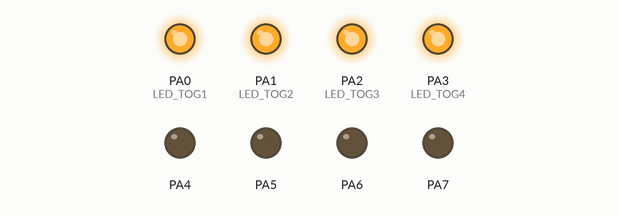
Simulated run of this program. Board: ATmega32, built with avr-gcc and emulated at 8 MHz. Shown: output pins drawn as LEDs (lit = HIGH).

Above: at 1.4 s.
At 6.9 s:
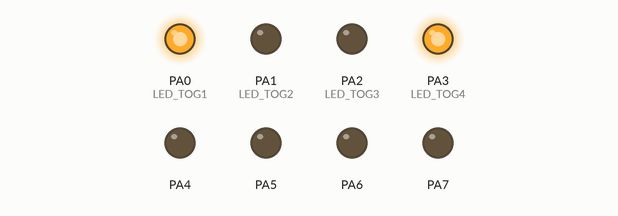
At 10.3 s:
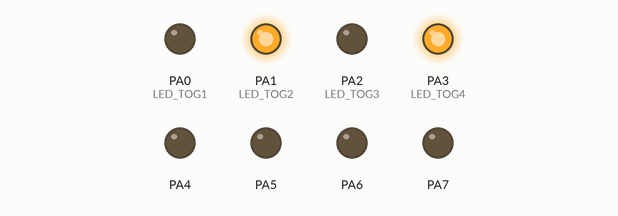
At 13.4 s:
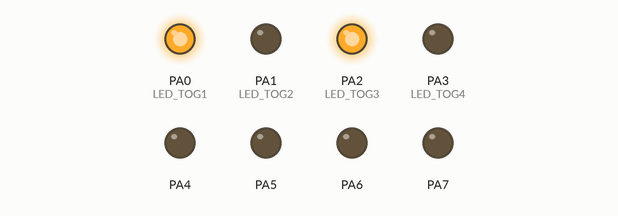
At 22.3 s:
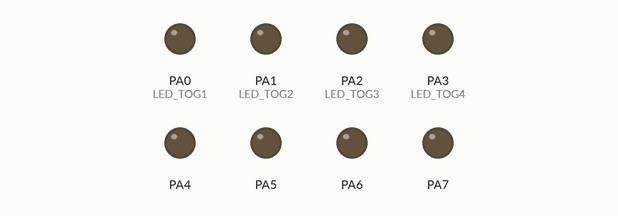
At 28.9 s:
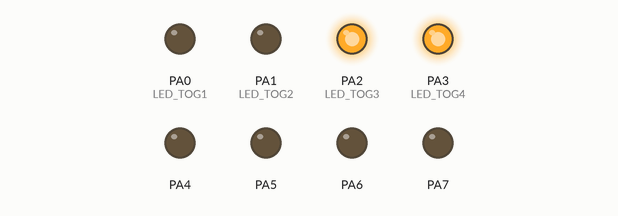
Timing chart, 0 to 31.1 s (numbered marks = the images above):
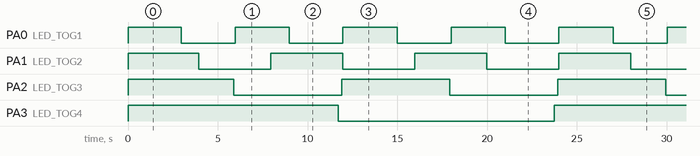

Measured:
- by itself, PA0 (LED_TOG1): alternates HIGH for 3.0 s and LOW for 3.0 s
- by itself, PA1 (LED_TOG2): alternates HIGH for 4.0 s and LOW for 4.0 s
- by itself, PA2 (LED_TOG3): alternates HIGH for 6.0 s and LOW for 6.0 s
- by itself, PA3 (LED_TOG4): alternates HIGH for 11.9 s and LOW for 12.0 s

The program:

main.c
```c
/*
 * RTOS_APP.c
 *
 * Created: 1/14/2024 9:30:22 PM
 * Author : Blu-Ray
 */


#include <avr/io.h>
#define  F_CPU 8000000UL
#include "BIT_MATH.h"
#include "STD_TYPES.h"
#include <util/delay.h>
#include "MDIO_Interface.h"
#include "MDIO_Private.h"
#include "MTimer0_Interface.h"
#include "MGIE_Interface.h"

#include "RTOS_interface.h"

void LED_TOG1(void);
void LED_TOG2(void);
void LED_TOG3(void);
void LED_TOG4(void);

u8 preload_value=123;

int main(void)
{
    /* Replace with your application code */

		RTOS_u8CreateTask(LED_TOG1,0,1,0);
	    RTOS_u8CreateTask(LED_TOG2,1, 2,0);
	    RTOS_u8CreateTask(LED_TOG3,2, 4,0);
	    RTOS_u8CreateTask(LED_TOG4,3,10,0);


	MDIO_VoidSetPortDirection(PORTA,0xff);


		MDIO_VoidSetPinValue(PORTA,0,1);
		MDIO_VoidSetPinValue(PORTA,1,1);
		MDIO_VoidSetPinValue(PORTA,2,1);
		MDIO_VoidSetPinValue(PORTA,3,1);

	MTimer0_VoidSetTCNT(123);
	MTimer0_VoidInitOV();
	MTimer0_ViodEnableTimer();

	MGIE_VoidEnable();


      RTOS_voidStartOS();
    while (1)
    {
    }
}

void LED_TOG1(void){
	static u8 OV_counter=0;
	OV_counter++;
	if(OV_counter==31)
	{
		TCNT0=preload_value;
		OV_counter=0;
		MDIO_VoidTogglePin(PORTA,0);
	}
}

void LED_TOG2(void){
   static u8 OV_counter=0;
   OV_counter++;
   if(OV_counter==31)
   {
	TCNT0=preload_value;
	OV_counter=0;
	MDIO_VoidTogglePin(PORTA,1);
   }
}

void LED_TOG3(void){
	static u8 OV_counter=0;
	OV_counter++;
	if(OV_counter==31)
	{
		TCNT0=preload_value;
		OV_counter=0;
		MDIO_VoidTogglePin(PORTA,2);
	}
}

void LED_TOG4(void){
	static u8 OV_counter=0;
	OV_counter++;
	if(OV_counter==31)
	{
		TCNT0=preload_value;
		OV_counter=0;
		MDIO_VoidTogglePin(PORTA,3);
	}
}
```

MDIO_Interface.h
```c
#ifndef MDIO_Interface_H_
#define MDIO_Interface_H_
#include"STD_TYPES.h"
/******************************************
defining set pin direction to set direction of pin.
this function takes the port name, pin number and the direction assigned
*******************************************/
void MDIO_VoidSetPinDirection (u8 Copy_U8Port,u8 Copy_U8Pin,u8 Copy_U8Direction);
/*********************************************
defining get pin fuction to get the value of pin.
this  function takes port name and pin number
**********************************************/
u8 MDIO_U8GetPinValue(u8 Copy_U8Port,u8 Copy_U8Pin);
/***********************************************
defining set pin value to set value of specific pin
this function takes the port name, pin number and value assigned to this pin
**************************************************/
void MDIO_VoidSetPinValue (u8 Copy_U8Port,u8 Copy_U8pin,u8 Copy_U8Value);
/**************************************************
defining set port direction to set the direction of specific port
this function takes the port name and its direction
****************************************************/
void MDIO_VoidSetPortDirection (u8 Copy_U8Port,u8 Copy_U8Direction);
/**************************************************
defining set port value to set the value of specific port
this function takes the port name and the value assigned to it
**************************************************/
void MDIO_VoidSetPortValue (u8 Copy_U8Port,u8 Copy_U8Value);
/**************************************************
defining toggle pin fuction to toggle value in specific pin of any port
this function takes the port name and pin number
****************************************************/
void MDIO_VoidTogglePin(u8 Copy_U8Port,u8 Copy_U8Pin);
#endif
```

MDIO_Program.c
```c
#include "STD_TYPES.h"
#include "BIT_MATH.h"

#include "MDIO_Interface.h"
#include "MDIO_Private.h"


void MDIO_VoidSetPinDirection (u8 Copy_U8Port,u8 Copy_U8Pin,u8 Copy_U8Direction)
{
	if (DIRECTION_OUT==Copy_U8Direction)
	{
		switch(Copy_U8Port)
		{
			case PORTA:
			{
				SET_BIT(DDRA_REG,Copy_U8Pin);
				break;
			}
			case PORTB:
			{
				SET_BIT(DDRB_REG,Copy_U8Pin);
				break;
			}
			case PORTC:
			{
				SET_BIT(DDRC_REG,Copy_U8Pin);
				break;
			}
			case PORTD:
			{
				SET_BIT(DDRD_REG,Copy_U8Pin);
				break;
			}
		}


	}
	else if (DIRECTION_IN==Copy_U8Direction)
	{
		switch(Copy_U8Port)
		{
			case PORTA:
			{
				CLR_BIT(DDRA_REG,Copy_U8Pin);
				break;
			}
			case PORTB:
			{
				CLR_BIT(DDRB_REG,Copy_U8Pin);
				break;
			}
			case PORTC:
			{
				CLR_BIT(DDRC_REG,Copy_U8Pin);
				break;
			}
			case PORTD:
			{
				CLR_BIT(DDRD_REG,Copy_U8Pin);
				break;
			}
		}
	}
}
u8 MDIO_U8GetPinValue(u8 Copy_U8Port,u8 Copy_U8Pin)
{
	u8 LOC_U8RetData;
	switch (Copy_U8Port)
	{
		case PORTA: LOC_U8RetData=GET_BIT(PINA_REG,Copy_U8Pin); break;
		case PORTB: LOC_U8RetData=GET_BIT(PINB_REG,Copy_U8Pin); break;
		case PORTC: LOC_U8RetData=GET_BIT(PINC_REG,Copy_U8Pin); break;
		case PORTD: LOC_U8RetData=GET_BIT(PIND_REG,Copy_U8Pin); break;
	}
	return LOC_U8RetData;
}
void MDIO_VoidSetPinValue (u8 Copy_U8Port,u8 Copy_U8Pin,u8 Copy_U8Value)
{
	if (VAL_HIGH==Copy_U8Value)
	{
		switch(Copy_U8Port)
		{
			case PORTA: SET_BIT(PORTA_REG,Copy_U8Pin); break;
			case PORTB: SET_BIT(PORTB_REG,Copy_U8Pin); break;
			case PORTC: SET_BIT(PORTC_REG,Copy_U8Pin); break;
			case PORTD: SET_BIT(PORTD_REG,Copy_U8Pin); break;
		}
	}
	else if (VAL_LOW==Copy_U8Value)
	{
		switch(Copy_U8Port)
		{
			case PORTA: CLR_BIT(PORTA_REG,Copy_U8Pin); break;
			case PORTB: CLR_BIT(PORTB_REG,Copy_U8Pin); break;
			case PORTC: CLR_BIT(PORTC_REG,Copy_U8Pin); break;
			case PORTD: CLR_BIT(PORTD_REG,Copy_U8Pin); break;
		}
	}
}
void MDIO_VoidSetPortDirection (u8 Copy_U8Port,u8 Copy_U8Direction)
{
	switch(Copy_U8Port)
	{
		case PORTA: DDRA_REG=Copy_U8Direction; break;
		case PORTB: DDRB_REG=Copy_U8Direction; break;
		case PORTC: DDRC_REG=Copy_U8Direction; break;
		case PORTD: DDRD_REG=Copy_U8Direction; break;
	}
}
void MDIO_VoidSetPortValue (u8 Copy_U8Port,u8 Copy_U8Value)
{
	switch(Copy_U8Port)
	{
		case PORTA: PORTA_REG=Copy_U8Value; break;
		case PORTB: PORTB_REG=Copy_U8Value; break;
		case PORTC: PORTC_REG=Copy_U8Value; break;
		case PORTD: PORTD_REG=Copy_U8Value; break;
	}
}
void MDIO_VoidTogglePin(u8 Copy_U8Port,u8 Copy_U8Pin)
{
	switch(Copy_U8Port)
	{
		case PORTA: TOGGLE_BIT(PORTA_REG,Copy_U8Pin); break;
		case PORTB: TOGGLE_BIT(PORTB_REG,Copy_U8Pin); break;
		case PORTC: TOGGLE_BIT(PORTC_REG,Copy_U8Pin); break;
		case PORTD: TOGGLE_BIT(PORTD_REG,Copy_U8Pin); break;
	}
}
```

MGIE_Interface.h
```c
#ifndef MGIE_INTERFACE_H_
#define MGIE_INTERFACE_H_

void MGIE_VoidEnable(void);
void MGIE_VoidDisable(void);


#endif
```

MGIE_Program.c
```c
#include "BIT_MATH.h"
#include "MGIE_Private.h"

void MGIE_VoidEnable(void)
{
	SET_BIT(SREG,7);
}


void MGIE_VoidDisable(void)
{
	CLR_BIT(SREG,7);
}
```

MTimer0_CNFG.h
```c
#ifndef MTIMER0_CNFG_H_
#define MTIMER0_CNFG_H_


#define PRESCALER 	PRE_1024

#endif


/*static u8 OV_counter=0;
	OV_counter++;
	if(OV_counter==123)
	{
		TCNT0=TCNT_Value;
		OV_counter=0;
		MDIO_VoidTogglePin(PORTA,0);
	}
*/
```

MTimer0_Interface.h
```c
#ifndef Timer0_Interface
#define Timer0_Interface
#include "STD_TYPES.h"

#define PRE_1			1
#define PRE_8			2
#define PRE_64 		    3
#define PRE_256 		4
#define PRE_1024		5


void MTimer0_VoidInitOV(void);
void MTimer0_ViodEnableTimer(void);
void MTimer0_voidDisableTimer(void);
void MTimer0_VoidSetCallBack(void (*P_func)(void));
void MTimer0_VoidSetTCNT(u8 Copy_U8TCNTVal);


#endif
```

MTimer0_Program.c
```c
#include "BIT_MATH.h"
#include "MTimer0_Private.h"
#include "MTimer0_CNFG.h"
#include "MTimer0_Interface.h"

u8 TCNT_Value;
void (*PGlb_Func)(void);

void MTimer0_VoidInitOV(void)
{
	/* SET THE NORMAL MODE*/
	CLR_BIT(TCCR0,6);
	CLR_BIT(TCCR0,3);
	/* clear the prescaler */
	CLR_BIT(TCCR0,2);
	CLR_BIT(TCCR0,1);
	CLR_BIT(TCCR0,0);
	/* ENABLE PIE*/
	SET_BIT(TIMSK,0);

}
void MTimer0_VoidSetTCNT(u8 Copy_U8TCNTVal){
	TCNT0=Copy_U8TCNTVal;
	TCNT_Value=Copy_U8TCNTVal;
}


void MTimer0_ViodEnableTimer(void)
{
	TCCR0 &=0b11111000;
	TCCR0 |=PRESCALER;
}

void MTimer0_voidDisableTimer(void)
{
	CLR_BIT(TCCR0,2);
	CLR_BIT(TCCR0,1);
	CLR_BIT(TCCR0,0);
}

void MTimer0_VoidSetCallBack(void (*P_func)(void))
{
	PGlb_Func = P_func;
}
void __vector_11(void)
{
	PGlb_Func();
}
```

RTOS_interface.h
```c
/*************************************************************/
/*************       Author: Habeba Hamada    ****************/
/*************       LAYER: RTOS               ****************/
/*************       Component: OS            ****************/
/*************       Version: 1.00            ****************/
/*************************************************************/

#ifndef RTOS_INTERFACE_H_
#define RTOS_INTERFACE_H_

/************************************************
 * Name        : RTOS_u8CreateTask              *
 * Return type : u8                             *
 * Arguments   : Copy_TaskHandler -->PTR TO FUNC*
 *               Copy_u8Priority --> u8         *
 *               Copy_u16Periodicity --> u8     *
 *               Copy_u16FirstDelay --> u16     *
 * Description : Creating a new Task            *
 ************************************************/
u8 RTOS_u8CreateTask(void(*Copy_TaskHandler)(void),u8 Copy_u8Priority, u16 Copy_u16Periodicity, u16 Copy_u16FirstDelay);

/************************************************
 * Name        : RTOS_voidDeleteTask            *
 * Return type : void                           *
 * Arguments   : Copy_u8Priority --> u8         *
 * Description : Deleting a Task                *
 ************************************************/
void RTOS_voidDeleteTask(u8 Copy_u8Priority);

/************************************************
 * Name        : RTOS_u8SuspendTask             *
 * Return type : u8                             *
 * Arguments   : Copy_u8Priority --> u8         *
 *               Copy_u8SuspendTime --> u8      *
 * Description : Suspending a Task              *
 ************************************************/
u8 RTOS_u8SuspendTask(u8 Copy_u8Priority, u8 Copy_u8SuspendTime);

/************************************************
 * Name        : RTOS_u8ResumeTask              *
 * Return type : u8                             *
 * Arguments   : Copy_u8Priority --> u8         *
 * Description : Resuming a Task                *
 ************************************************/
u8 RTOS_u8ResumeTask(u8 Copy_u8Priority);

/************************************************
 * Name        : RTOS_u8GetTaskState            *
 * Return type : u8                             *
 * Arguments   : Copy_u8Priority --> u8         *
 * Description : Getting a Task state           *
 ************************************************/
u8 RTOS_u8GetTaskState(u8 Copy_u8Priority);

/************************************************
 * Name        : Scheduler                      *
 * Return type : void                           *
 * Arguments   : void                           *
 * Description : OS Scheduler                   *
 ************************************************/
void Scheduler(void);

/************************************************
 * Name        : RTOS_voidStartOS               *
 * Return type : void                           *
 * Arguments   : void                           *
 * Description : Starting OS                    *
 ************************************************/
void RTOS_voidStartOS(void);


#endif
```

RTOS_program.c
```c
/*************************************************************/
/*************       Author: Habeba Hamada    ****************/
/*************       LAYER: RTOS               ****************/
/*************       Component: OS            ****************/
/*************       Version: 1.00            ****************/
/*************************************************************/

#include "STD_TYPES.h"
#include "BIT_MATH.h"

#include "MTimer0_Interface.h"

#include "RTOS_interface.h"
#include "RTOS_private.h"
#include "RTOS_config.h"

Task SystemTasks[MaxNumberOfTasks]={0};

Task Empty={0};

u8 RTOS_u8CreateTask(void(*Copy_TaskHandler)(void),u8 Copy_u8Priority, u16 Copy_u16Periodicity, u16 Copy_u16FirstDelay )
{
	u8 Local_u8ErrorState=0;
	if(Copy_u8Priority<=MaxNumberOfTasks)
	{
	   if(SystemTasks[Copy_u8Priority].TaskHandler==0)
	    {
		SystemTasks[Copy_u8Priority].TaskHandler=Copy_TaskHandler;
		SystemTasks[Copy_u8Priority].Periodicity=Copy_u16Periodicity;
		SystemTasks[Copy_u8Priority].FirstDelay=Copy_u16FirstDelay;
		SystemTasks[Copy_u8Priority].TaskTiming=Copy_u16FirstDelay;
		SystemTasks[Copy_u8Priority].TaskState=Ready;

		}

       else
        {
		  /* The required priority is already reserved */
			Local_u8ErrorState=1;

        }
	}
	else
	{
		/*Priority is bigger than the Max Number of tasks*/
		Local_u8ErrorState=2;
	}


	return Local_u8ErrorState;
}

void RTOS_voidDeleteTask(u8 Copy_u8Priority)
{
	SystemTasks[Copy_u8Priority]=Empty;
	SystemTasks[Copy_u8Priority].TaskState=Deleted;

}

u8 RTOS_u8SuspendTask(u8 Copy_u8Priority, u8 Copy_u8SuspendTime)
{
	u8 Local_ErrorState = 0;
	if (SystemTasks[Copy_u8Priority].TaskHandler != 0)
	{

		SystemTasks[Copy_u8Priority].TaskState = Suspended;
		SystemTasks[Copy_u8Priority].SuspendTime = Copy_u8SuspendTime;
	}

	else
	{
		/* Task not exist */
		Local_ErrorState = 1;
	}

	return Local_ErrorState;

}


u8 RTOS_u8ResumeTask(u8 Copy_u8Priority)
{
	u8 Local_ErrorState = 0;
	if (SystemTasks[Copy_u8Priority].TaskHandler != 0)
	{

		SystemTasks[Copy_u8Priority].TaskState = Ready;
	}

	else
	{
		/* Task not exist */
		Local_ErrorState = 1;
	}

	return Local_ErrorState;


}

u8 RTOS_u8GetTaskState(u8 Copy_u8Priority)
{
	u8 Local_ErrorState = 0;
	if (SystemTasks[Copy_u8Priority].TaskHandler != 0)
	{

		return SystemTasks[Copy_u8Priority].TaskState;
	}

	else
	{
		/* Task not exist */
		Local_ErrorState = 100;
		return Local_ErrorState;

	}

}

void Scheduler(void)
{
	u8 Local_u8Counter=0;

	/* Loop on all Taks */
	for (Local_u8Counter =0; Local_u8Counter < MaxNumberOfTasks; Local_u8Counter++)
	{
		/* Is there a registered task ... ? */
		if (SystemTasks[Local_u8Counter].TaskHandler != 0)
		{
			if (SystemTasks[Local_u8Counter].TaskState == Ready )
			{
				if (SystemTasks[Local_u8Counter].TaskTiming == 0)
				{
					/* Run the task */
					SystemTasks[Local_u8Counter].TaskHandler();

					/*Task state is Running*/
				    SystemTasks[Local_u8Counter].TaskState = Running;

					/* Reload the periodicity */
					SystemTasks[Local_u8Counter].TaskTiming =SystemTasks[Local_u8Counter].Periodicity;
				}

				else
				{
					SystemTasks[Local_u8Counter].TaskTiming--;
				}
			}
			else if(SystemTasks[Local_u8Counter].TaskState == Running )
			{
				if (SystemTasks[Local_u8Counter].TaskTiming == 0)
				{
				  SystemTasks[Local_u8Counter].TaskState = Ready;

				}
				else
				{
					SystemTasks[Local_u8Counter].TaskTiming--;
				}

			}
			else if(SystemTasks[Local_u8Counter].TaskState == Suspended )
			{
				if (SystemTasks[Local_u8Counter].SuspendTime == 0)
				{
				  SystemTasks[Local_u8Counter].TaskState = Ready;

				}
				else
				{
					SystemTasks[Local_u8Counter].SuspendTime--;
				}

			}
		}
	}

}

void RTOS_voidStartOS(void)
{
	MTimer0_VoidSetCallBack(Scheduler);
}
```

RTOS_config.h
```c
/*************************************************************/
/*************       Author: Habeba Hamada    ****************/
/*************       LAYER: RTOS               ****************/
/*************       Component: OS            ****************/
/*************       Version: 1.00            ****************/
/*************************************************************/

#ifndef RTOS_CONFIG_H_
#define RTOS_CONFIG_H_

#define MaxNumberOfTasks   20

#define TICK_TIME          50

#endif
```

BIT_MATH.h
```c
/*
 * MACROS_FUN.h
 *
 *  Created on: Sep 12, 2021
 *      Author: Mohamed Eltaweel
 */

#ifndef BIT_MATH_H_
#define BIT_MATH_H_


/*********************************
 defining set bit functoin to set 1 to nbit of byte
 *************************************/
#define SET_BIT(byte,nbit)	byte|=(1<<nbit)

/****************************************
defining clear bit functoin to clear nbit of byte
****************************************/
#define CLR_BIT(byte,nbit)	byte&=~(1<<nbit)

/****************************************
defining get bit functoin to get nbit of byte
****************************************/
#define GET_BIT(byte,nbit)	((byte>>nbit)&1)

/****************************************
defining toggle bit to toggle nbit of byte
****************************************/
#define TOGGLE_BIT(byte,nbit)	byte^=(1<<nbit)

#endif /* BIT_MATH_H_ */
```

MDIO_Private.h
```c
#ifndef MDIO_Private_H_
#define MDIO_Private_H_


#define DDRA_REG 		*((volatile u8*)0x3A)
#define DDRB_REG		*((volatile u8*)0x37)
#define DDRC_REG		*((volatile u8*)0x34)
#define DDRD_REG		*((volatile u8*)0x31)
#define PORTA_REG		*((volatile u8*)0x3B)
#define PORTB_REG		*((volatile u8*)0x38)
#define PORTC_REG		*((volatile u8*)0x35)
#define PORTD_REG		*((volatile u8*)0x32)
#define PINA_REG		*((volatile u8*)0x39)
#define PINB_REG		*((volatile u8*)0x36)
#define PINC_REG		*((volatile u8*)0x33)
#define PIND_REG		*((volatile u8*)0x30)
#define PORTA 0
#define PORTB 1
#define PORTC 2
#define PORTD 3
#define DIRECTION_IN 0
#define DIRECTION_OUT 1
#define VAL_HIGH 1
#define VAL_LOW 0


#endif
```

MGIE_Private.h
```c
#ifndef MGIE_PRIVATE _H_
#define MGIE_PRIVATE _H_
#include "STD_TYPES.h"
#define SREG	*((volatile u8*)0x5F)

#endif
```

MTimer0_Private.h
```c
#ifndef Timer0_Private
#define Timer0_Private

#include "STD_TYPES.h"


#define TCCR0 *((u8*)0x53)
#define TCNT0 *((u8*)0x52)
#define TIMSK *((u8*)0x59)
#define TIFR *((u8*)0x58)
#define OCR0 *((u8*)0x5C)
void __vector_11(void) __attribute__((signal));


#endif
```

RTOS_private.h
```c
/*************************************************************/
/*************       Author: Habeba Hamada    ****************/
/*************       LAYER: RTOS               ****************/
/*************       Component: OS            ****************/
/*************       Version: 1.00            ****************/
/*************************************************************/

#ifndef RTOS_PRIVATE_H_
#define RTOS_PRIVATE_H_

typedef enum
{
	Ready,
	Suspended,
	Running,
	Deleted,
}State;


typedef struct
{
	void(*TaskHandler)(void);
	u8  Priority;     /*Priority is unique for every task and indicates the location of the task in TaskSystem array*/
	u16 Periodicity;  /* How Often the task repeat */
	u16 FirstDelay;   /* when the first time the task came */
	u16 TaskTiming;
	State TaskState;
	u16 SuspendTime;  /* How long the Task suspend */

}Task;


#endif
```

STD_TYPES.h
```c
#ifndef STD_TYPES_H_
#define STD_TYPES_H_
typedef unsigned char u8;
typedef signed char s8;
typedef unsigned short int u16;
typedef signed short int s16;
typedef unsigned long int u32;
typedef signed long int s32;
typedef unsigned long long int u64;
typedef signed long long int s64;
typedef float f32;
typedef double f64;
typedef long double f128;
#endif
```
